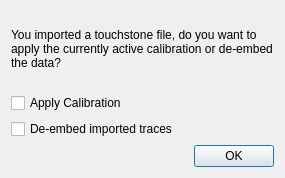
<?xml version="1.0" encoding="UTF-8"?>
<ui version="4.0">
 <class>s2pImportOptions</class>
 <widget class="QDialog" name="s2pImportOptions">
  <property name="geometry">
   <rect>
    <x>0</x>
    <y>0</y>
    <width>285</width>
    <height>178</height>
   </rect>
  </property>
  <property name="windowTitle">
   <string>Import Options</string>
  </property>
  <property name="modal">
   <bool>true</bool>
  </property>
  <layout class="QVBoxLayout" name="verticalLayout">
   <item>
    <widget class="QLabel" name="label">
     <property name="text">
      <string>You imported a touchstone file, do you want to apply the currently active calibration or de-embed the data?</string>
     </property>
     <property name="wordWrap">
      <bool>true</bool>
     </property>
    </widget>
   </item>
   <item>
    <widget class="QCheckBox" name="applyCal">
     <property name="text">
      <string>Apply Calibration</string>
     </property>
    </widget>
   </item>
   <item>
    <widget class="QCheckBox" name="deembed">
     <property name="text">
      <string>De-embed imported traces</string>
     </property>
    </widget>
   </item>
   <item>
    <widget class="QDialogButtonBox" name="buttonBox">
     <property name="orientation">
      <enum>Qt::Horizontal</enum>
     </property>
     <property name="standardButtons">
      <set>QDialogButtonBox::Ok</set>
     </property>
    </widget>
   </item>
  </layout>
 </widget>
 <resources/>
 <connections>
  <connection>
   <sender>buttonBox</sender>
   <signal>accepted()</signal>
   <receiver>s2pImportOptions</receiver>
   <slot>accept()</slot>
   <hints>
    <hint type="sourcelabel">
     <x>248</x>
     <y>254</y>
    </hint>
    <hint type="destinationlabel">
     <x>157</x>
     <y>274</y>
    </hint>
   </hints>
  </connection>
  <connection>
   <sender>buttonBox</sender>
   <signal>rejected()</signal>
   <receiver>s2pImportOptions</receiver>
   <slot>reject()</slot>
   <hints>
    <hint type="sourcelabel">
     <x>316</x>
     <y>260</y>
    </hint>
    <hint type="destinationlabel">
     <x>286</x>
     <y>274</y>
    </hint>
   </hints>
  </connection>
 </connections>
</ui>
